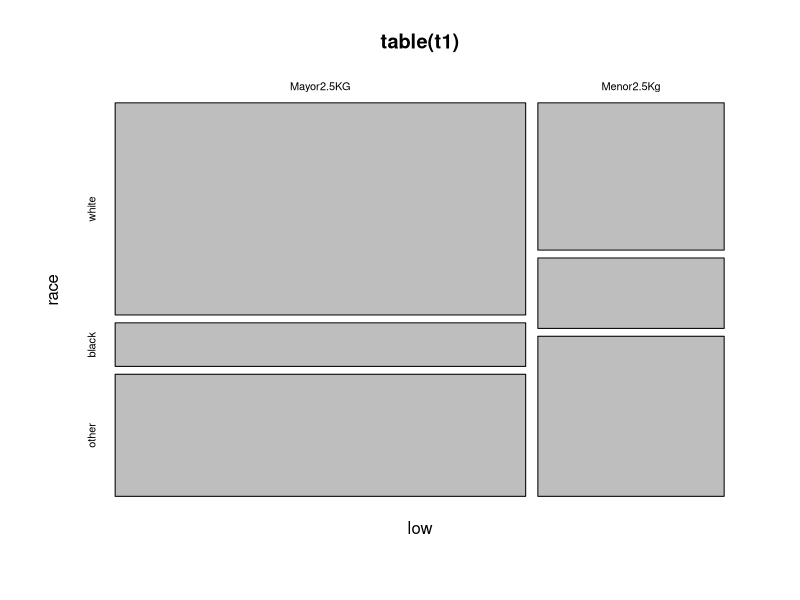
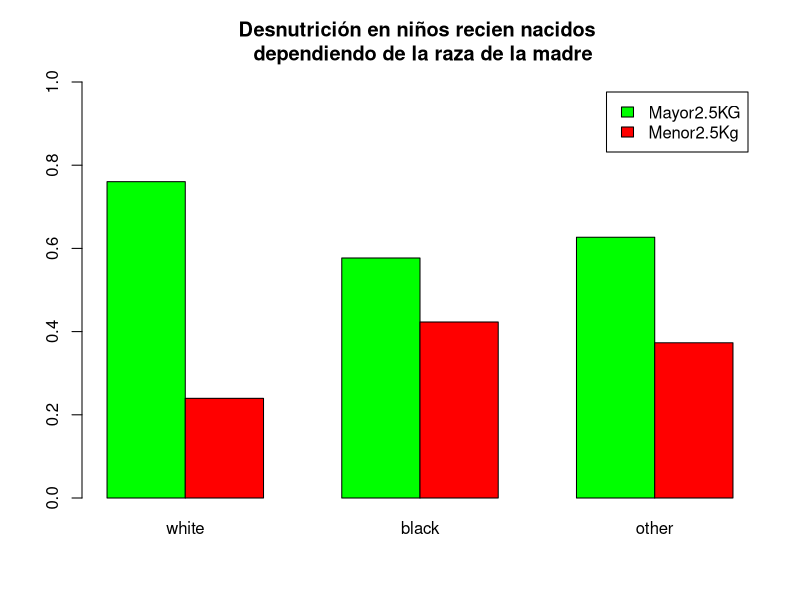
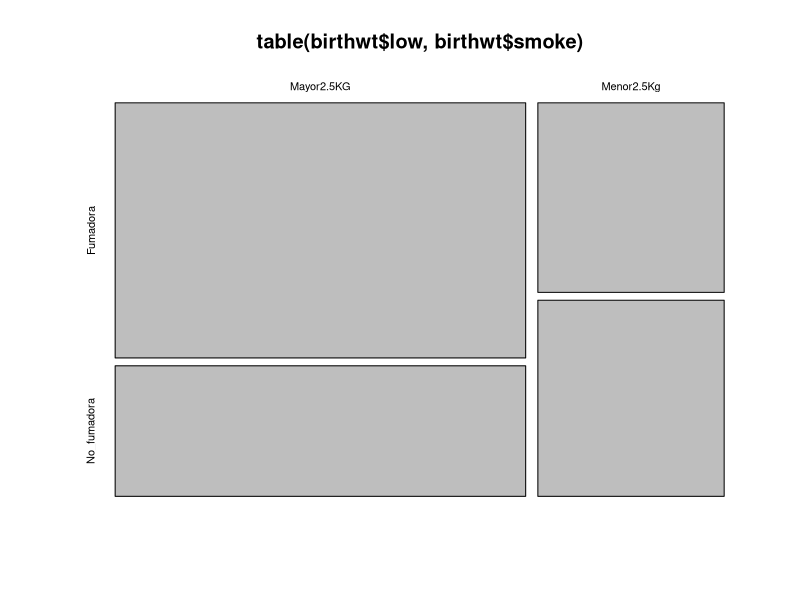
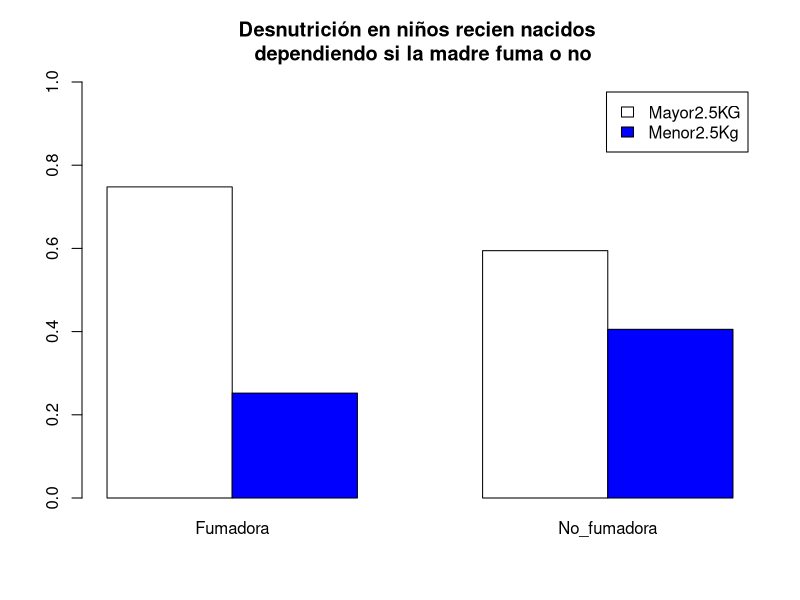
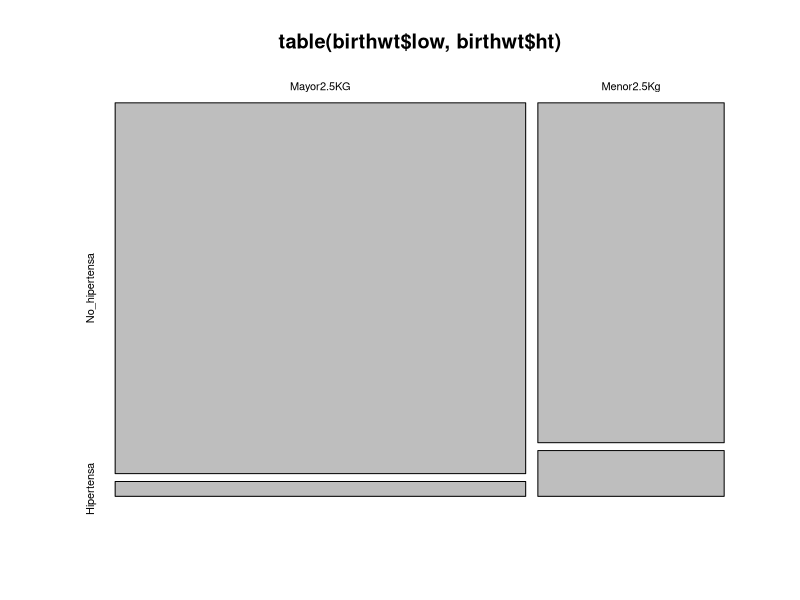
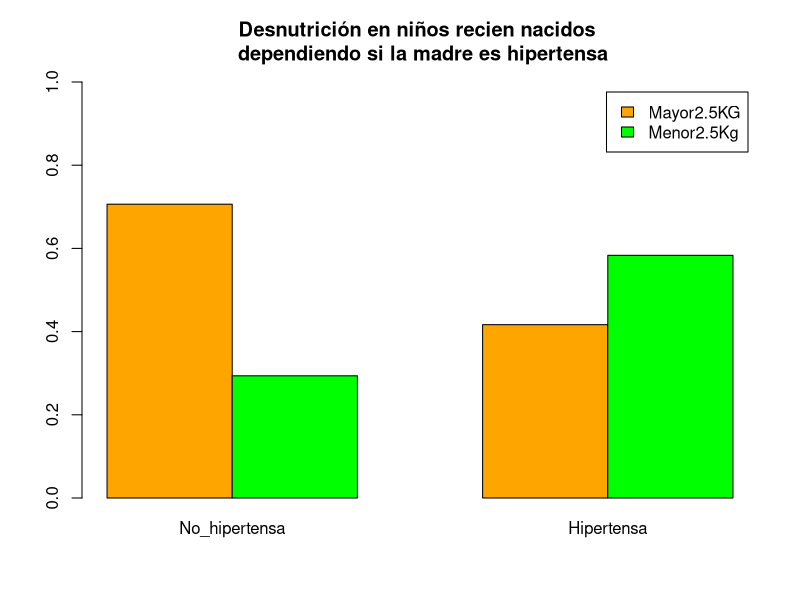
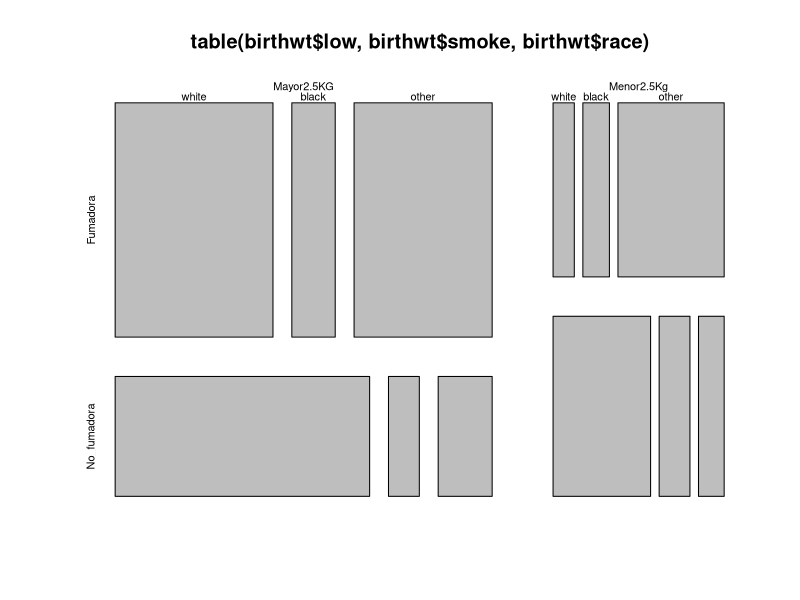

Source code (R) for these figures, in order:
## ---- chunk 1
knitr::opts_chunk$set(echo = TRUE)
## ---- chunk 2
library(MASS)
str(birthwt)
head(birthwt)
help(birthwt)
## ---- chunk 3
t1 = birthwt[c("low", "race")]
t1$low = as.factor(t1$low)
t1$race = as.factor(t1$race)
levels(t1$low) = c("Mayor2.5KG", "Menor2.5Kg")
levels(t1$race) = c("white", "black", "other")
table(t1)
round(prop.table(table(t1), margin = 2),3)
## ---- chunk 4
plot(table(t1))

## ---- chunk 5
barplot(prop.table(table(t1), margin = 2), beside = TRUE, col = c("green", "red"), main = "Desnutrición en niños recien nacidos \n dependiendo de la raza de la madre", ylim = c(0, 1), legend.text = TRUE)
## ---- chunk 6
birthwt$low = as.factor(birthwt$low)
birthwt$smoke = as.factor(birthwt$smoke)
levels(birthwt$low) = c("Mayor2.5KG", "Menor2.5Kg")
levels(birthwt$smoke) = c("Fumadora", "No_fumadora")
table(birthwt$low,birthwt$smoke)
round(prop.table(table(birthwt$low,birthwt$smoke), margin = 2),3)
plot(table(birthwt$low,birthwt$smoke))
barplot(prop.table(table(birthwt$low,birthwt$smoke), margin = 2), beside = TRUE, col = c("white", "blue"), main = "Desnutrición en niños recien nacidos \n dependiendo si la madre fuma o no", ylim = c(0, 1), legend.text = TRUE)
## ---- chunk 7
birthwt$low = as.factor(birthwt$low)
birthwt$ht = as.factor(birthwt$ht)
levels(birthwt$low) = c("Mayor2.5KG", "Menor2.5Kg")
levels(birthwt$ht) = c("No_hipertensa", "Hipertensa")
table(birthwt$low,birthwt$ht)
round(prop.table(table(birthwt$low,birthwt$ht), margin = 2),3)
plot(table(birthwt$low,birthwt$ht))
barplot(prop.table(table(birthwt$low,birthwt$ht), margin = 2), beside = TRUE, col = c("orange", "green"), main = "Desnutrición en niños recien nacidos \n dependiendo si la madre es hipertensa", ylim = c(0, 1), legend.text = TRUE)
## ---- chunk 8
birthwt$low = as.factor(birthwt$low)
birthwt$race = as.factor(birthwt$race)
birthwt$smoke = as.factor(birthwt$smoke)
levels(birthwt$low) = c("Mayor2.5KG", "Menor2.5Kg")
levels(birthwt$race) = c("white", "black", "other")
levels(birthwt$smoke) = c("Fumadora", "No_fumadora")
ftable(table(birthwt$low,birthwt$smoke,birthwt$race), col.vars = c(2,3))
round(ftable(prop.table(table(birthwt$low,birthwt$smoke,birthwt$race), margin = c(2,3)), col.vars = c(2,3)),3)

## ---- chunk 9
plot(table(birthwt$low,birthwt$smoke,birthwt$race))
